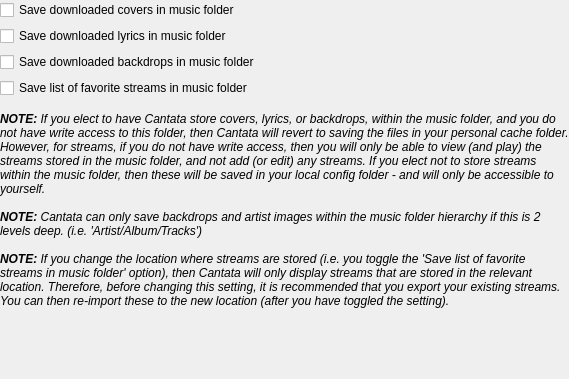
<?xml version="1.0" encoding="UTF-8"?>
<ui version="4.0">
 <class>FileSettings</class>
 <widget class="QWidget" name="FileSettings">
  <property name="geometry">
   <rect>
    <x>0</x>
    <y>0</y>
    <width>569</width>
    <height>379</height>
   </rect>
  </property>
  <layout class="QVBoxLayout" name="verticalLayout">
   <property name="leftMargin">
    <number>0</number>
   </property>
   <property name="topMargin">
    <number>0</number>
   </property>
   <property name="rightMargin">
    <number>0</number>
   </property>
   <property name="bottomMargin">
    <number>0</number>
   </property>
   <item>
    <widget class="QCheckBox" name="storeCoversInMpdDir">
     <property name="text">
      <string>Save downloaded covers in music folder</string>
     </property>
    </widget>
   </item>
   <item>
    <widget class="QCheckBox" name="storeLyricsInMpdDir">
     <property name="text">
      <string>Save downloaded lyrics in music folder</string>
     </property>
    </widget>
   </item>
   <item>
    <widget class="QCheckBox" name="storeBackdropsInMpdDir">
     <property name="text">
      <string>Save downloaded backdrops in music folder</string>
     </property>
    </widget>
   </item>
   <item>
    <widget class="QCheckBox" name="storeStreamsInMpdDir">
     <property name="text">
      <string>Save list of favorite streams in music folder</string>
     </property>
    </widget>
   </item>
   <item>
    <spacer name="verticalSpacer">
     <property name="orientation">
      <enum>Qt::Vertical</enum>
     </property>
     <property name="sizeType">
      <enum>QSizePolicy::Fixed</enum>
     </property>
     <property name="sizeHint" stdset="0">
      <size>
       <width>20</width>
       <height>8</height>
      </size>
     </property>
    </spacer>
   </item>
   <item>
    <widget class="QLabel" name="label_2">
     <property name="sizePolicy">
      <sizepolicy hsizetype="Preferred" vsizetype="Maximum">
       <horstretch>0</horstretch>
       <verstretch>0</verstretch>
      </sizepolicy>
     </property>
     <property name="text">
      <string>&lt;i&gt;&lt;b&gt;NOTE:&lt;/b&gt; If you elect to have Cantata store covers, lyrics, or backdrops, within the music folder, and you do not have write access to this folder, then Cantata will revert to saving the files in your personal cache folder. However, for streams, if you do not have write access, then you will only be able to view (and play) the streams stored in the music folder, and not add (or edit) any streams. If you elect not to store streams within the music folder, then these will be saved in your local config folder - and will only be accessible to yourself.&lt;/i&gt;</string>
     </property>
     <property name="alignment">
      <set>Qt::AlignLeading|Qt::AlignLeft|Qt::AlignTop</set>
     </property>
     <property name="wordWrap">
      <bool>true</bool>
     </property>
    </widget>
   </item>
   <item>
    <spacer name="verticalSpacer_3">
     <property name="orientation">
      <enum>Qt::Vertical</enum>
     </property>
     <property name="sizeType">
      <enum>QSizePolicy::Fixed</enum>
     </property>
     <property name="sizeHint" stdset="0">
      <size>
       <width>20</width>
       <height>8</height>
      </size>
     </property>
    </spacer>
   </item>
   <item>
    <widget class="QLabel" name="persNote_2">
     <property name="text">
      <string>&lt;i&gt;&lt;b&gt;NOTE:&lt;/b&gt; Cantata can only save backdrops and artist images within the music folder hierarchy if this is 2 levels deep. (i.e. 'Artist/Album/Tracks')&lt;/i&gt;</string>
     </property>
     <property name="wordWrap">
      <bool>true</bool>
     </property>
    </widget>
   </item>
   <item>
    <spacer name="verticalSpacer_2">
     <property name="orientation">
      <enum>Qt::Vertical</enum>
     </property>
     <property name="sizeType">
      <enum>QSizePolicy::Fixed</enum>
     </property>
     <property name="sizeHint" stdset="0">
      <size>
       <width>20</width>
       <height>8</height>
      </size>
     </property>
    </spacer>
   </item>
   <item>
    <widget class="StateLabel" name="streamLocationNote">
     <property name="sizePolicy">
      <sizepolicy hsizetype="Preferred" vsizetype="MinimumExpanding">
       <horstretch>0</horstretch>
       <verstretch>0</verstretch>
      </sizepolicy>
     </property>
     <property name="text">
      <string>&lt;i&gt;&lt;b&gt;NOTE:&lt;/b&gt; If you change the location where streams are stored (i.e. you toggle the 'Save list of favorite streams in music folder' option), then Cantata will only display streams that are stored in the relevant location. Therefore, before changing this setting, it is recommended that you export your existing streams. You can then re-import these to the new location (after you have toggled the setting).&lt;/i&gt;</string>
     </property>
     <property name="alignment">
      <set>Qt::AlignLeading|Qt::AlignLeft|Qt::AlignTop</set>
     </property>
     <property name="wordWrap">
      <bool>true</bool>
     </property>
    </widget>
   </item>
  </layout>
 </widget>
 <customwidgets>
  <customwidget>
   <class>StateLabel</class>
   <extends>QLabel</extends>
   <header>statelabel.h</header>
  </customwidget>
 </customwidgets>
 <resources/>
 <connections/>
</ui>
